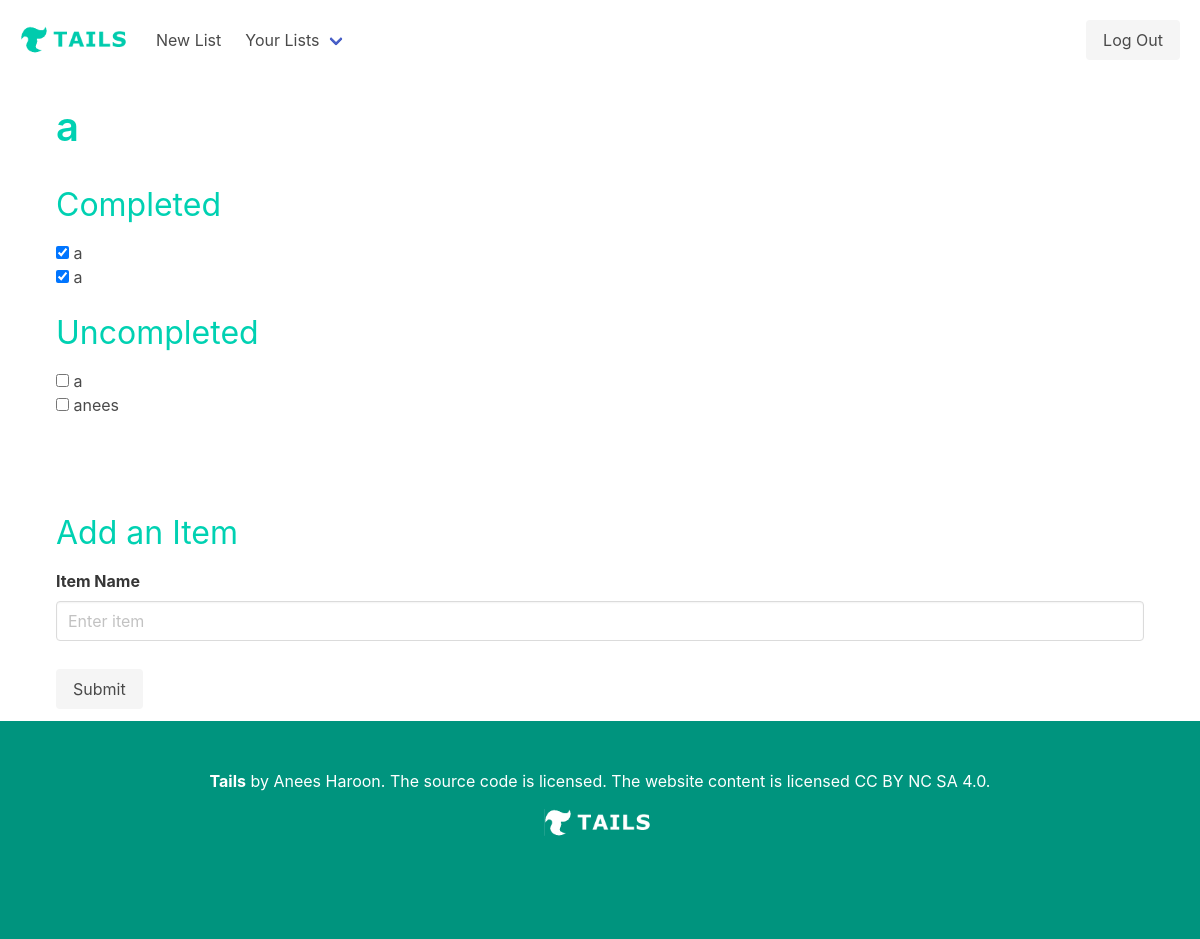
Screenshot of /lists/3/ (signed in) with the database file from the repository.
### db_schema.py (models this page shows, shortened)
class List(db.Model):
    __tablename__='lists'
    id = db.Column(db.Integer, primary_key=True)
    name = db.Column(db.Text())
    user_id = db.Column(db.Integer)  # this ought to be a "foreign key"

class ListItem(db.Model):
    __tablename__='items'
    id = db.Column(db.Integer, primary_key=True)
    name = db.Column(db.Text())
    completed = db.Column(db.Boolean())
    list_id = db.Column(db.Integer)  # this ought to be a "foreign key"

### lab.py (the view)
@app.route('/lists/<int:list_id>/', methods = ['GET', 'POST'])
def showlist(list_id):
    if current_user.is_authenticated:
        list = List.query.get_or_404(list_id)
        if list.id != current_user.id:
            return "Error: You do not have access"
        else:
            lists = List.query.filter_by(user_id=current_user.id).all()
            listItems = ListItem.query.filter_by(list_id=list_id).all()
            completed = ListItem.query.filter_by(list_id=list_id, completed=True).all()
            uncompleted = ListItem.query.filter_by(list_id=list_id, completed=False).all()
            return render_template('list.html', list=list, lists=lists, completed=completed, uncompleted=uncompleted)
    else:
        return "Error: user is not logged in"
    return render_template('list.html', list=list, lists=lists, completed=completed, uncompleted=uncompleted)

### lab.py (called while the page is built)
@login_manager.user_loader
def load_user(user_id):
    return User.query.filter_by(id=user_id).first()

### templates/list.html (shortened to what this page needs)
{% extends 'base.html' %}
{% block content %}
<body class= 'is-flex is-flex-direction-column is-justify-content-space-between'>
    <div class = "px-2 py-3">
        {% include 'components/navbar.html' %}
        <div class = 'my-3 px-6 py-5'>
            <h1 class = 'title has-text-primary is-2'>
                {{list.name}}
            </h1>
        </div>
        <div class = 'px-6 mb-5'>
            <h2 class = 'subtitle has-text-primary is-3 mb-4'>Completed</h2>
            {% for entry in completed %}
                    <input class="checkbox" type="checkbox" value={{entry.id}} checked>
                    {{entry.name}}
                <br>
            {% else %}
                <p>
                    No Items Available
                </p>
            {% endfor %}
        </div>
        <div class = 'px-6'>
            <h2 class = 'subtitle has-text-primary is-3 mb-4'>Uncompleted</h2>
            {% for entry in uncompleted %}
                <input class="checkbox" type="checkbox" value={{entry.id}}>
                {{entry.name}}
            <br>
            {% else %}
                <p>
                    No Items Available
                </p>
            {% endfor %}
        </div>
        <div class = "px-6 mt-6 pt-6">
            <h2 class = 'subtitle has-text-primary is-3 mb-4'>Add an Item</h2>
            <div class="field">
                <label for="listname" class="label">Item Name</label>
                <div class="control">
                    <input class="input" type="text" placeholder="Enter item">
                </div>
            </div>
            <button id = "submit" type='button' class="mt-4 button is-light">Submit</button>
        </div>
    </div>
    {% include 'components/footer.html' %}
</body>
{% endblock %}

### static/css/main.css (style rules this page uses)
html { margin: 0px; height: 100%; width: 100%; }
body { margin: 0px; min-height: 100%; width: 100%; }

### rows the page displays
List: name "a"
ListItem: name "a"
ListItem: name "a"
ListItem: name "a"
ListItem: name "anees"
